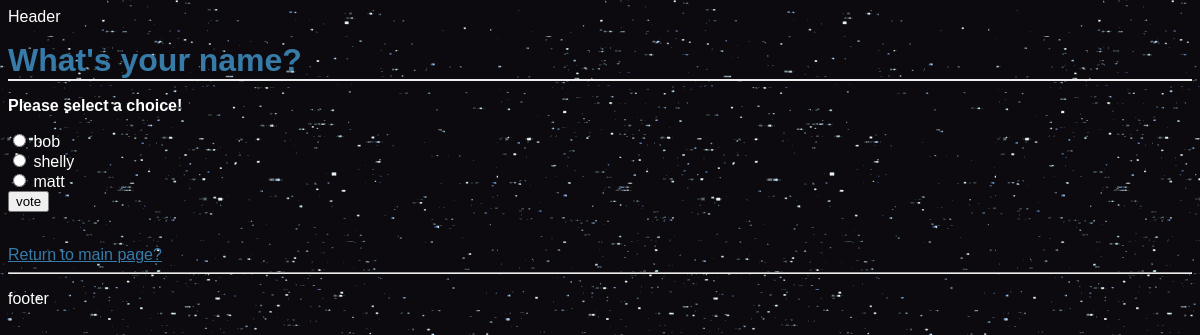
Page /polls/1/vote on the committed database.
### polls/models.py (models this page shows, shortened)
class Question(models.Model):
    question_text = models.CharField(max_length=200)
    pub_date = models.DateTimeField('date published')

class Choice(models.Model):
    choice_text = models.CharField(max_length=200)
    votes = models.IntegerField(default=0)
    question = models.ForeignKey(Question, on_delete=models.CASCADE)

### polls/views.py (the view)
# urls.py: url(r'^(?P<question_id>[0-9]+)/vote$', views.vote, name='vote'),
def vote(request, question_id):
    question = get_object_or_404(Question, pk=question_id)
    try:
        selected_choice = question.choice_set.get(pk=request.POST['choice'])
    except:
        return render(request, 'polls/detail.html', {'question': question, 'error_message': 'Please select a choice!'})
    else:
        selected_choice.votes += 1
        selected_choice.save()
        return HttpResponseRedirect(reverse('polls:results', args=(question_id)))

### polls/templates/polls/detail.html (shortened to what this page needs)
{% extends 'polls/base.html' %}
{% block main_content %}
<h1> {{question.question_text}} </h1>
{% if error_message %} <p><b>{{error_message}}</b></p> {% endif %}
<form action="{% url 'polls:vote' question.id %}" method='post'>
    {% for choice in question.choice_set.all %}
        <input type='radio' name='choice' id='choice{{forloop.counter}}' value="{{choice.id}}"/>
        <label for='choice{{forloop.counter}}'> {{choice.choice_text}} </label> <br>
        {% endfor %}
        <input type='submit' value='vote'/>
</form>
<br>
<a href = "{% url 'polls:index' %}">Return to main page?</a>
{% endblock %}

### polls/static/polls/style.css (style rules this page uses)
body { font-family: "Lucida Sans Unicode", "Lucida Grande", sans-serif; background: white url("images/background.gif"); color:white; }
a, h1, h2 { color: #377ba8; }
h1, h2 { margin: 0; }
h1 { border-bottom: 2px solid #eee; }
p { color: white; }

### rows in the picture
Question: question_text "What's your name?"
Choice: choice_text "bob"
Choice: choice_text "shelly"
Choice: choice_text "matt"

### other values in the picture
{{ error_message }} "Please select a choice!"
